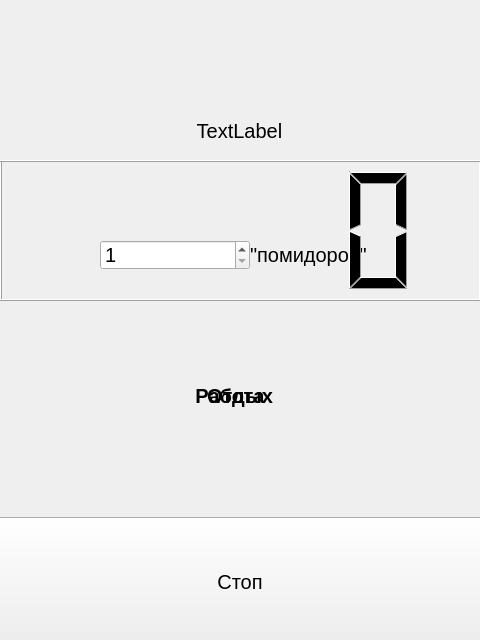
<?xml version="1.0" encoding="UTF-8"?>
<ui version="4.0">
 <class>form_pomidor</class>
 <widget class="QWidget" name="form_pomidor">
  <property name="geometry">
   <rect>
    <x>0</x>
    <y>0</y>
    <width>480</width>
    <height>640</height>
   </rect>
  </property>
  <property name="minimumSize">
   <size>
    <width>480</width>
    <height>640</height>
   </size>
  </property>
  <property name="maximumSize">
   <size>
    <width>480</width>
    <height>640</height>
   </size>
  </property>
  <property name="windowTitle">
   <string>Form</string>
  </property>
  <widget class="QLabel" name="label">
   <property name="geometry">
    <rect>
     <x>250</x>
     <y>240</y>
     <width>181</width>
     <height>30</height>
    </rect>
   </property>
   <property name="font">
    <font>
     <pointsize>15</pointsize>
    </font>
   </property>
   <property name="text">
    <string>&quot;помидоров&quot;</string>
   </property>
  </widget>
  <widget class="QSpinBox" name="spinBox">
   <property name="geometry">
    <rect>
     <x>100</x>
     <y>240</y>
     <width>150</width>
     <height>30</height>
    </rect>
   </property>
   <property name="font">
    <font>
     <pointsize>15</pointsize>
    </font>
   </property>
   <property name="minimum">
    <number>1</number>
   </property>
   <property name="maximum">
    <number>5</number>
   </property>
  </widget>
  <widget class="QPushButton" name="start_button">
   <property name="geometry">
    <rect>
     <x>-10</x>
     <y>520</y>
     <width>500</width>
     <height>130</height>
    </rect>
   </property>
   <property name="font">
    <font>
     <pointsize>16</pointsize>
    </font>
   </property>
   <property name="text">
    <string>Старт</string>
   </property>
  </widget>
  <widget class="QPushButton" name="stop_button">
   <property name="geometry">
    <rect>
     <x>-10</x>
     <y>517</y>
     <width>500</width>
     <height>130</height>
    </rect>
   </property>
   <property name="font">
    <font>
     <pointsize>15</pointsize>
    </font>
   </property>
   <property name="text">
    <string>Стоп</string>
   </property>
  </widget>
  <widget class="QLCDNumber" name="lcdrabota">
   <property name="geometry">
    <rect>
     <x>0</x>
     <y>160</y>
     <width>481</width>
     <height>141</height>
    </rect>
   </property>
  </widget>
  <widget class="QLCDNumber" name="lcdotdih">
   <property name="geometry">
    <rect>
     <x>-10</x>
     <y>160</y>
     <width>501</width>
     <height>141</height>
    </rect>
   </property>
  </widget>
  <widget class="QLabel" name="label_rabota">
   <property name="geometry">
    <rect>
     <x>-10</x>
     <y>330</y>
     <width>480</width>
     <height>131</height>
    </rect>
   </property>
   <property name="font">
    <font>
     <pointsize>15</pointsize>
     <weight>75</weight>
     <italic>false</italic>
     <bold>true</bold>
     <underline>false</underline>
     <strikeout>false</strikeout>
    </font>
   </property>
   <property name="text">
    <string>Работа</string>
   </property>
   <property name="alignment">
    <set>Qt::AlignCenter</set>
   </property>
  </widget>
  <widget class="QLabel" name="label_otdih">
   <property name="geometry">
    <rect>
     <x>0</x>
     <y>330</y>
     <width>480</width>
     <height>131</height>
    </rect>
   </property>
   <property name="font">
    <font>
     <pointsize>15</pointsize>
     <weight>75</weight>
     <italic>false</italic>
     <bold>true</bold>
     <underline>false</underline>
     <strikeout>false</strikeout>
    </font>
   </property>
   <property name="text">
    <string>Отдых</string>
   </property>
   <property name="alignment">
    <set>Qt::AlignCenter</set>
   </property>
  </widget>
  <widget class="QLabel" name="label_podhod">
   <property name="geometry">
    <rect>
     <x>-6</x>
     <y>100</y>
     <width>491</width>
     <height>61</height>
    </rect>
   </property>
   <property name="font">
    <font>
     <pointsize>15</pointsize>
    </font>
   </property>
   <property name="text">
    <string>TextLabel</string>
   </property>
   <property name="alignment">
    <set>Qt::AlignCenter</set>
   </property>
  </widget>
 </widget>
 <resources/>
 <connections/>
</ui>
